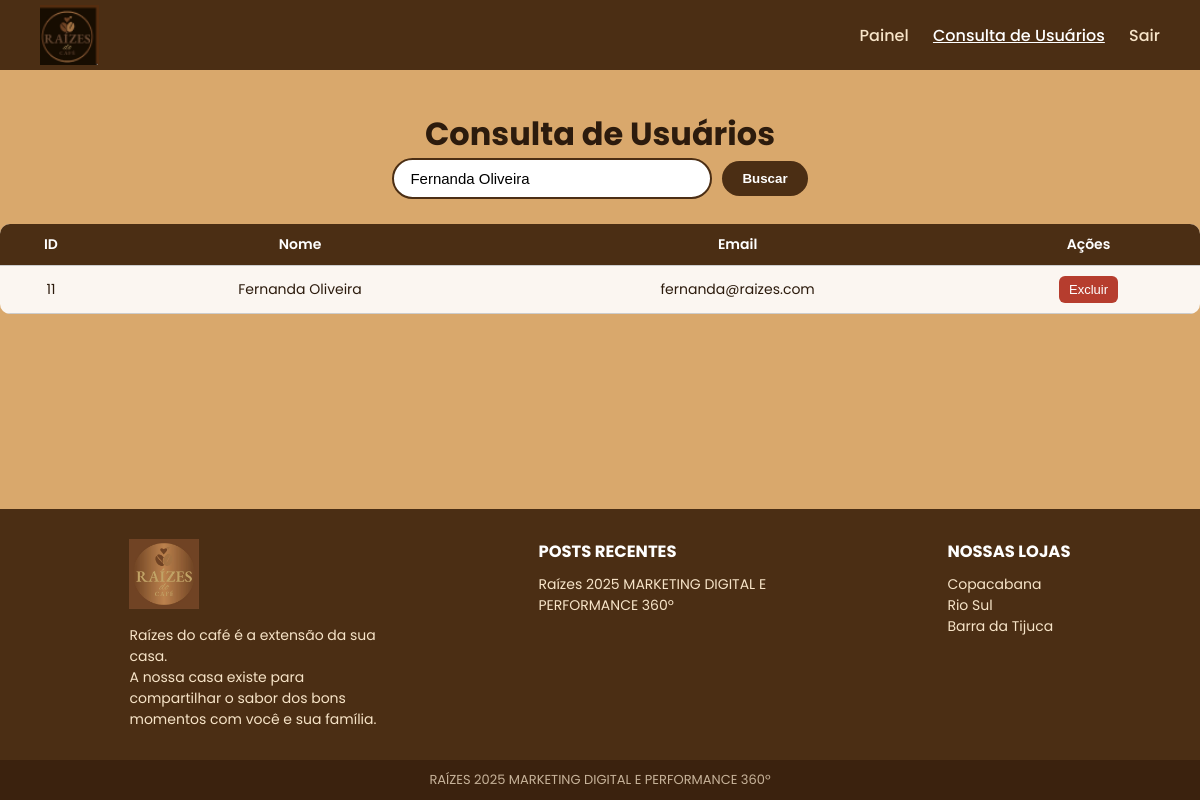
/pages/consulta_usuarios.php?busca=Fernanda Oliveira (signed in), run on the app's committed database.
### tables this page shows
CREATE TABLE `users` (
  `id` int(11) NOT NULL,
  `nome` varchar(80) NOT NULL,
  `data_nasc` date NOT NULL,
  `cpf` varchar(11) NOT NULL,
  `nome_materno` varchar(80) NOT NULL,
  `telefone` varchar(20) NOT NULL,
  `login` varchar(6) NOT NULL,
  `sexo` varchar(20) NOT NULL,
  `senha` varchar(255) NOT NULL,
  `email` varchar(100) NOT NULL,
  `endereco` varchar(200) NOT NULL,
  `perfil` enum('master','comum') DEFAULT 'comum'
);

### pages/consulta_usuarios.php (the view, shortened to what this page needs)
<?php
require_once("../config/db.php");
$busca = $_GET['busca'] ?? '';
$sql = "SELECT id, nome, email, perfil FROM users WHERE perfil = 'comum' AND nome LIKE ?";
$stmt = $conn->prepare($sql);
$like = "%$busca%";
$stmt->bind_param("s", $like);
$stmt->execute();
$result = $stmt->get_result();
?>
<!DOCTYPE html>
<html lang="pt-br">
<head>
  <link rel="stylesheet" href="../css/consulta_usuarios.css">
</head>
<body>
<header class="header">
  <div class="logo">
    <img src="../img/logo.png" alt="Logo Raízes do Café">
  </div>
  <nav class="navbar">
    <a href="painel_master.php">Painel</a>
    <a href="consulta_usuarios.php" class="ativo">Consulta de Usuários</a>
    <a href="../auth/logout.php">Sair</a>
  </nav>
</header>
<main class="container">
  <h1>Consulta de Usuários</h1>
  <form method="GET" class="busca-form">
    <input type="text" name="busca" placeholder="Pesquisar por nome..." value="<?php echo htmlspecialchars($busca); ?>">
    <button type="submit">Buscar</button>
  </form>
  <table class="tabela">
    <thead>
      <tr>
        <th>ID</th>
        <th>Nome</th>
        <th>Email</th>
        <th>Ações</th>
      </tr>
    </thead>
    <tbody>
      <?php while($row = $result->fetch_assoc()): ?>
      <tr>
        <td><?php echo $row['id']; ?></td>
        <td><?php echo htmlspecialchars($row['nome']); ?></td>
        <td><?php echo htmlspecialchars($row['email']); ?></td>
        <td>
          <form method="POST" action="../auth/excluir_usuario.php" onsubmit="return confirm('Deseja realmente excluir este usuário?');">
            <button type="submit" class="btn-excluir">Excluir</button>
          </form>
        </td>
      </tr>
      <?php endwhile; ?>
    </tbody>
  </table>
</main>
<footer class="footer">
  <div class="footer-section footer-logo">
    <img src="img/logo clara.jpeg" alt="Logo Raízes do Café">
    <p>Raízes do café é a extensão da sua casa.<br>
    A nossa casa existe para compartilhar o sabor dos bons momentos com você e sua família.</p>
  </div>
  <div class="footer-section">
    <h3>POSTS RECENTES</h3>
    <p>Raízes 2025 MARKETING DIGITAL E PERFORMANCE 360º</p>
  </div>
  <div class="footer-section">
    <h3>NOSSAS LOJAS</h3>
    <p>Copacabana</p>
    <p>Rio Sul</p>
    <p>Barra da Tijuca</p>
  </div>
</footer>
<div class="footer-bottom">
  RAÍZES 2025 MARKETING DIGITAL E PERFORMANCE 360º
</div>
</body>
</html>

### css/consulta_usuarios.css (style rules this page uses)
:root { --marrom: #4b2e14; --marrom-claro: #6b3e1e; --dourado: #caa472; --bege-fundo: #d9a86c; --branco-transp: rgba(255, 255, 255, 0.9); }
* { margin: 0; padding: 0; box-sizing: border-box; }
body { font-family: 'Poppins', sans-serif; background: url('img/principal.png') no-repeat center center fixed; background-size: cover; color: #2c1b0d; min-height: 100vh; display: flex; flex-direction: column; }
.header { background: var(--marrom); color: #fff; display: flex; justify-content: space-between; align-items: center; padding: 0 40px; height: 70px; box-shadow: 0 2px 5px rgba(0, 0, 0, 0.4); }
.logo { height: 60px; display: flex; align-items: center; }
.logo img { height: 100%; width: auto; object-fit: contain; }
.navbar a { color: #f7e4c8; margin-left: 20px; text-decoration: none; font-weight: 500; transition: 0.3s; }
.navbar a:hover, .navbar a.ativo { color: #fff; text-decoration: underline; }
.container { flex: 1; background-color: var(--bege-fundo); padding: 40px 0 100px 0; display: flex; flex-direction: column; align-items: center; }
.busca-form { display: flex; justify-content: center; align-items: center; margin-bottom: 25px; gap: 10px; }
.busca-form input { width: 320px; padding: 10px 16px; border-radius: 25px; border: 2px solid var(--marrom); outline: none; font-size: 15px; }
.busca-form button { background: var(--marrom); color: #fff; border: none; border-radius: 25px; padding: 10px 20px; font-weight: 600; cursor: pointer; transition: 0.3s; }
.tabela { width: 100%; border-collapse: collapse; background-color: var(--branco-transp); border-radius: 10px; overflow: hidden; }
.tabela th, .tabela td { padding: 10px 12px; border-bottom: 1px solid #ccc; text-align: center; font-size: 14px; }
.tabela th { background-color: var(--marrom); color: #fff; font-weight: 600; }
.btn-excluir { background: #b63d2e; color: #fff; border: none; padding: 6px 10px; border-radius: 6px; cursor: pointer; font-size: 13px; transition: 0.3s; }
.footer { background: var(--marrom); color: #f7e4c8; display: flex; justify-content: space-around; align-items: flex-start; padding: 30px 50px; font-size: 14px; }
.footer-section { max-width: 250px; }
.footer-logo img { height: 70px; margin-bottom: 10px; }
.footer h3 { margin-bottom: 10px; color: #fff; }
.footer p, .footer a { color: #f7e4c8; text-decoration: none; line-height: 1.5; }
.footer-bottom { text-align: center; background-color: #3b220e; color: #c7b39a; padding: 10px; font-size: 13px; }

### data on the page
users: id "11", nome "Fernanda Oliveira", email "fernanda@raizes.com"
